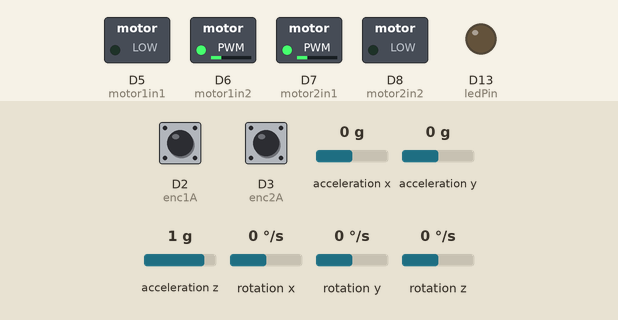
This sketch was run on a simulated Arduino Nano 33 BLE. On the bench: switched loads named in the sketch (green lamp = pin HIGH), output pins drawn as LEDs (lit = HIGH). Inputs (shaded band) come from the test bench; at power-on: acceleration y 0 g, acceleration z 1 g, rotation x 0 °/s, D2 (enc1A) HIGH, D3 (enc2A) HIGH, acceleration x 0 g, rotation y 0 °/s, rotation z 0 °/s.

Above: at 1.2 s.
1.3 s: acceleration y set to -1.4 g
At 2.7 s:
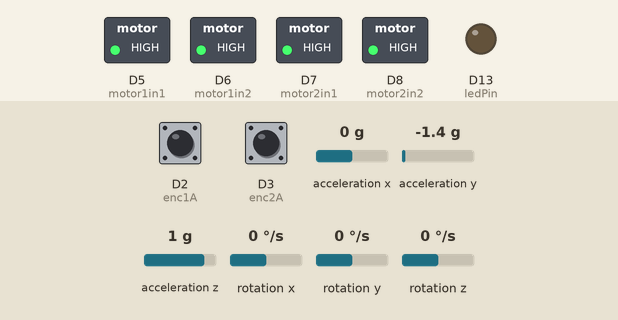
3.0 s: acceleration z set to -1.4 g
At 3.22 s:
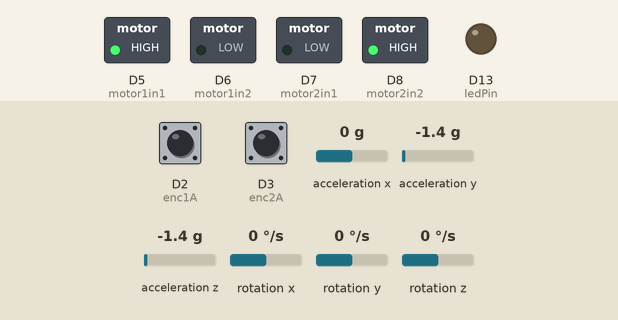
5.0 s: rotation x set to 48 °/s
7.3 s: rotation x set to 60 °/s
At 7.8 s:
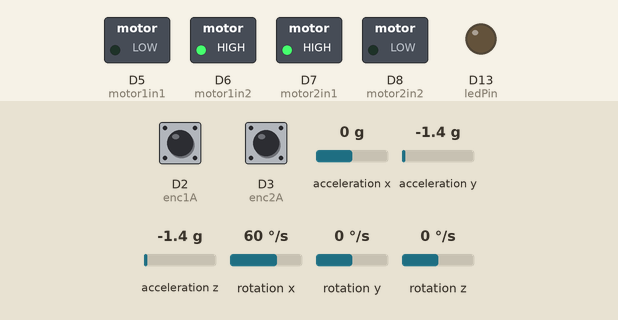
9.0 s: acceleration y set to 0.8 g
At 10.1 s:
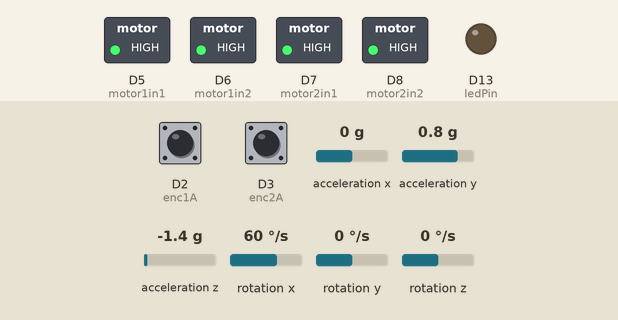
10.9 s: acceleration y set to 0.5 g
12.8 s: acceleration y set to 0.2 g
At 15.4 s:
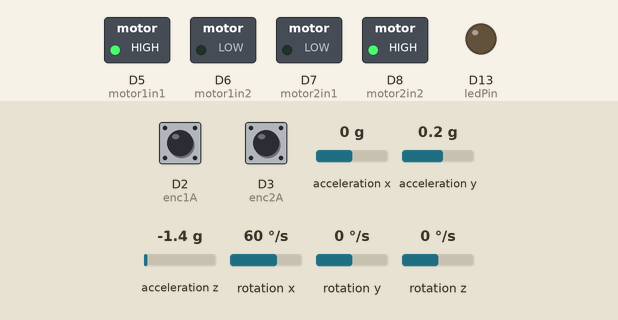
Timing chart, 0 to 16.8 s (numbered marks = the images above; inputs shaded):
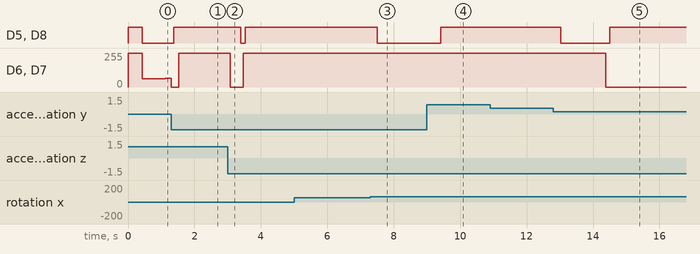

Measured:
- the behaviour switches between 54 and 55 °/s on rotation x (found by bisection; images 2 and 3)
- the behaviour switches between 0.4 and 0.3 g on acceleration y (found by bisection; images 4 and 5)
- after the input at 1.3 s, D5 (motor1in1), D8 (motor2in2): LOW → HIGH after 0.08 s
- after the input at 3.0 s, D5 (motor1in1), D8 (motor2in2): HIGH → LOW after 0.40 s, → HIGH 0.13 s later; D6 (motor1in2), D7 (motor2in1): 255/255 → 0/255 after 0.08 s, → 255/255 0.40 s later
- after the input at 5.0 s, every drawn part: stays the same
- after the input at 7.3 s, D5 (motor1in1), D8 (motor2in2): HIGH → LOW after 0.20 s
- after the input at 9.0 s, D5 (motor1in1), D8 (motor2in2): LOW → HIGH after 0.42 s
- after the input at 10.9 s, every drawn part: stays the same
- after the input at 12.8 s, D5 (motor1in1), D8 (motor2in2): HIGH → LOW after 0.22 s, → HIGH 1.5 s later; D6 (motor1in2), D7 (motor2in1): 255/255 → 0/255 after 1.6 s

The sketch:

main.ino
```cpp
#include "Arduino_BMI270_BMM150.h"

// ── Pin Definitions (CHANGED FROM PART 3) ─────────────────────────
const int ledPin    = LED_BUILTIN;

const int motor1in1 = 5;   // moved off interrupt pins
const int motor1in2 = 6;
const int motor2in1 = 7;
const int motor2in2 = 8;

const int enc1A = 2;   // INT0 – must be 2 or 3 on Uno
const int enc1B = 9;
const int enc2A = 3;   // INT1 – must be 2 or 3 on Uno
const int enc2B = 10;

// ── PWM / Deadband ────────────────────────────────────────────────
int pwm1 = 0;
int pwm2 = 0;
int db1f = 60, db1r = 60; //old f is 36
int db2f = 60, db2r = 60; //old f is 35

// ── Encoder counts (volatile = modified in ISR) ───────────────────
volatile long encCount1 = 0;
volatile long encCount2 = 0;

// -- Acc and gyro vars ------------------------------------------
float angleGyroX;
float angleGyroPrev;
float angleComp = 0;
float lastLoopTime = 0;
float ax, ay, az;
float degreesAccY = 0;

float anglePID_Kp = 6;
float anglePID_Ki = 0.1;
float anglePID_Kd = 7;
float anglePID_Actual, anglePID_Target, anglePID_Out;
float anglePID_ErrorInt, anglePID_Error0, anglePID_Error1;

float avePWM;
float difPWM;


// ── ISRs ──────────────────────────────────────────────────────────
void ISR_enc1() {
  int a = digitalRead(enc1A);
  int b = digitalRead(enc1B);
  encCount1 += (a == b) ? -2 : 2;
}

void ISR_enc2() {
  int a = digitalRead(enc2A);
  int b = digitalRead(enc2B);
  encCount2 += (a == b) ? 2 : -2;
}

// ── RPM Calculation ───────────────────────────────────────────────
// Separate state for each motor
float calcRPM(volatile long &encCount, long &prevCount, unsigned long &prevTime) {
  unsigned long now = millis();
  unsigned long dt = now - prevTime;
  if (dt == 0) return 0;

  noInterrupts();
  long current = encCount;
  interrupts();

  long delta = current - prevCount;
  prevCount = current;
  prevTime = now;

  float revs = (float)delta / 1920.0; //MAKE INTO CONST!
  return (revs / (float)dt) * 60000.0f;   // RPM
}

// ── H-Bridge Control ──────────────────────────────────────────────
void setMotor1(int pwm) {
  pwm = constrain(pwm, -100, 100);
  if (pwm > 0) {
    int out = (int)(((255 - db1f) * pwm / 100.0) + db1f);
    analogWrite(motor1in2, out);
    analogWrite(motor1in1, 0);
  } else if (pwm < 0) {
    int out = (int)(((255 - db1r) * (-pwm) / 100.0) + db1r);
    analogWrite(motor1in2, 0);
    analogWrite(motor1in1, out);
  } else {
    analogWrite(motor1in1, 255);
    analogWrite(motor1in2, 255);
  }
  //Serial.print(" M1="); Serial.print(pwm);
}

void setMotor2(int pwm) {
  pwm = constrain(pwm, -100, 100);
  if (pwm > 0) {
    int out = (int)(((255 - db2f) * pwm / 100.0) + db2f);
    analogWrite(motor2in1, out);
    analogWrite(motor2in2, 0);
  } else if (pwm < 0) {
    int out = (int)(((255 - db2r) * (-pwm) / 100.0) + db2r);
    analogWrite(motor2in1, 0);
    analogWrite(motor2in2, out);
  } else {
    analogWrite(motor2in1, 255);
    analogWrite(motor2in2, 255);
  }
  //Serial.print("  M2="); Serial.print(pwm);
}

float angle() {
  float gx, gy, gz;
  float ax, ay, az;
  float k = 0.99;

  // Only compute if BOTH are available
  if (IMU.accelerationAvailable() && IMU.gyroscopeAvailable()) {
    IMU.readAcceleration(ax, ay, az);
    IMU.readGyroscope(gx, gy, gz);

    degreesAccY = -1 * atan(ay / az) * 180 / PI;

    float currentLoopTime = millis();
    float loopDuration = currentLoopTime - lastLoopTime;
    lastLoopTime = currentLoopTime;

    angleGyroX = angleComp + (gx-0.3) * (loopDuration / 1000.0);
    angleComp = (k * angleGyroX) + ((1 - k) * degreesAccY); //complementary filter
    //Serial.print(" gyro angle="); Serial.print(angleGyroX, 4);
    return angleComp;
  }

  // Safe fallback — return last known good angle instead of garbage
  return angleComp;
}

void updatePID(float &Kp, float &Ki, float &Kd,
float &Actual, float &Target, float &Out,
float &ErrorInt, float &Error0, float &Error1){
  Error1 = Error0;
  Error0 = Target-Actual;

  if (Ki != 0){
		ErrorInt += Error0;
	}else {
		ErrorInt = 0;
	}

  Out = Kp * Error0 + Ki * ErrorInt + Kd * (Error0 - Error1);
}


// ── Setup ─────────────────────────────────────────────────────────
void setup() {
  // Serial.begin(9600);
  // while (!Serial);

  pinMode(motor1in1, OUTPUT); pinMode(motor1in2, OUTPUT);
  pinMode(motor2in1, OUTPUT); pinMode(motor2in2, OUTPUT);
  pinMode(ledPin, OUTPUT);

  pinMode(enc1A, INPUT_PULLUP);  // INPUT_PULLUP avoids floating pin noise
  pinMode(enc1B, INPUT_PULLUP);
  pinMode(enc2A, INPUT_PULLUP);
  pinMode(enc2B, INPUT_PULLUP);

  attachInterrupt(digitalPinToInterrupt(enc1A), ISR_enc1, CHANGE); //??
  attachInterrupt(digitalPinToInterrupt(enc2A), ISR_enc2, CHANGE);

  if (!IMU.begin()) {
   // Serial.println("Failed to initialize IMU!");
    while (1);
  }

  angleGyroPrev = 0;

  anglePID_Actual = 0;
  anglePID_Target = 0;
  anglePID_Out = 0;
  anglePID_ErrorInt = 0;
  anglePID_Error0 = 0;
  anglePID_Error1 = 0;

  lastLoopTime = millis();

}

// ── Loop ──────────────────────────────────────────────────────────
// Per-motor state for calcRPM
long  prevCount1 = 0, prevCount2 = 0;
unsigned long prevTime1 = 0, prevTime2 = 0;

void loop() {
  static unsigned long lastPrint = 0;
  unsigned long now = millis();

  // if (now - lastPrint >= 100) {   // print every 100 ms
  //   // float rpm1 = calcRPM(encCount1, prevCount1, prevTime1);
  //   // float rpm2 = calcRPM(encCount2, prevCount2, prevTime2);

  //   // Serial.print(" RPM1 = "); Serial.print(rpm1);
  //   // Serial.print("  RPM2 = "); Serial.println(rpm2);
  //   // Serial.print("  enc1 = "); Serial.print(encCount1);
  //   // Serial.print("  enc2 = "); Serial.println(encCount2);

  //   lastPrint = now;
  // }
    float rpm1 = calcRPM(encCount1, prevCount1, prevTime1);
    float rpm2 = calcRPM(encCount2, prevCount2, prevTime2);

    // Serial.print(" RPM1 = "); Serial.print(rpm1);
    // Serial.print("  RPM2 = "); Serial.print(rpm2);

  float tilt_angle = angle();

  if ((tilt_angle >= -30)&&(tilt_angle <= 30)) {
    anglePID_Actual = tilt_angle;
    updatePID(anglePID_Kp, anglePID_Ki, anglePID_Kd,
    anglePID_Actual, anglePID_Target, anglePID_Out,
    anglePID_ErrorInt, anglePID_Error0, anglePID_Error1);

    avePWM = anglePID_Out;

    pwm1 = avePWM + difPWM/2; //100.0 * (float)tilt_angle / 90.0;
    pwm2 = avePWM + difPWM/2; //100.0 * (float)tilt_angle / 90.0;

    if (pwm1 > 100) {pwm1 = 100;} else if (pwm1 < -100) {pwm1 = -100;}
		if (pwm2 > 100) {pwm2 = 100;} else if (pwm2 < -100) {pwm2 = -100;}
  }
  else {
    pwm1 = 0;
    pwm2 = 0;
  }

  setMotor1(pwm1);
  setMotor2(pwm2);

}
```

pid.cpp
```cpp
#include "pid.h"

void PID_Init(PID_t *p)
{
	p->Target = 0;
	p->Actual = 0;
	p->Out = 0;
	p->Error0 = 0;
	p->Error1 = 0;
	p->ErrorInt = 0;
}

void PID_Update(PID_t *p)
{
	p->Error1 = p->Error0;
	p->Error0 = p->Target - p->Actual;

	if (p->Ki != 0)
	{
		p->ErrorInt += p->Error0;
	}
	else
	{
		p->ErrorInt = 0;
	}

	p->Out = p->Kp * p->Error0
		   + p->Ki * p->ErrorInt
		   + p->Kd * (p->Error0 - p->Error1);

	if (p->Out > p->OutMax) {p->Out = p->OutMax;}
	if (p->Out < p->OutMin) {p->Out = p->OutMin;}
}
```

pid.h
```cpp
#ifndef __PID_H
#define __PID_H

typedef struct {
    float Target;
    float Actual;
    float Out;

    float Kp;
    float Ki;
    float Kd;

    float Error0;
    float Error1;
    float ErrorInt;

    float OutMax;
    float OutMin;
} PID_t;

void PID_Init(PID_t *p);
void PID_Update(PID_t *p);

#endif
```
